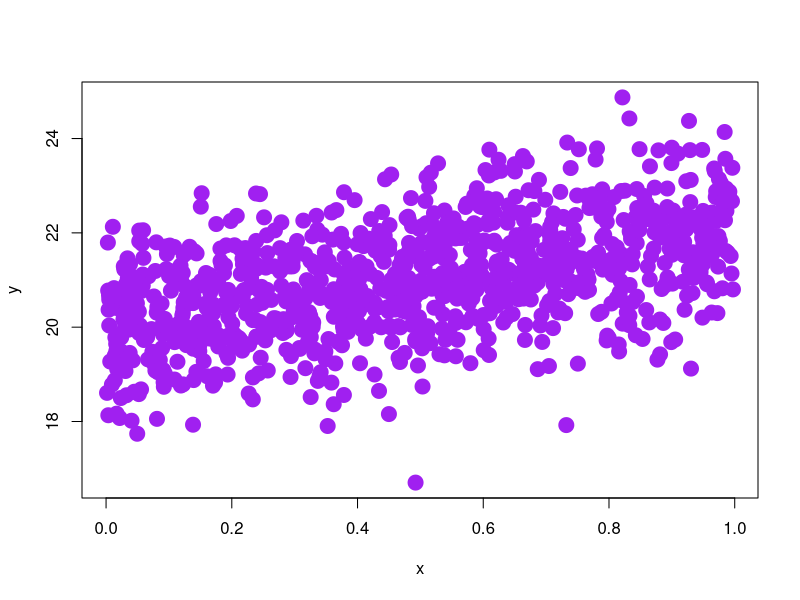

Write R code to recreate this figure.
set.seed(3245)
# create data
x <- runif(1000)
y <- 20 + 2*x + rnorm(1000, 0, 1)

regData <- data.frame(x, y)

plot(x, y, pch = 20, col = 'purple', cex = 3)




badBootBrother <- function(inputData, nBoot){
  
  for(i in 1:nBoot){
    
    # resample our data with replacement
    bootData <- inputData[sample(1:nrow(inputData), nrow(inputData), replace = T),]
    
    # fit the model under this alternative reality
    bootLM <- lm(y ~ x, data = bootData)
    
    # store the coefs
    if(i == 1){
      
      bootResults <- matrix(coef(bootLM), ncol = 2)
      plot(inputData$x, inputData$y)
      abline(coef(bootLM), col = 'grey')
      
    } else {
      
      bootResults<- rbind(bootResults, matrix(coef(bootLM), ncol = 2))
      
      abline(coef(bootLM), col = 'grey')
      
    }
    
    print(i)
    
  } # end of i loop
  
  bootResults
  
}
